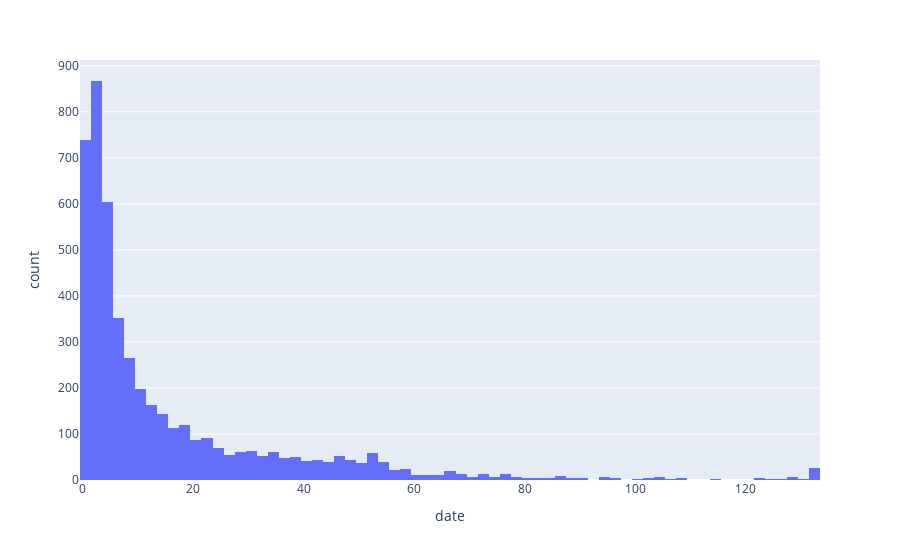

The notebook cell saved with this chart:
### Code cell
sig_stocks_count = sig_stocks.groupby("gvkey").count()

# plot
fig = px.histogram(sig_stocks_count, x="date", nbins=100)
fig.show()

### Figure 1 — Plotly figure (JSON) as saved in the notebook; plotly's stock layout.template omitted (floating-point values rounded to 4 significant figures; data arrays with more than 128 entries replaced by an {"elided": "..."} marker saying what was removed)
{"data": [{"alignmentgroup": "True", "bingroup": "x", "hovertemplate": "date=%{x}<br>count=%{y}<extra></extra>", "legendgroup": "", "marker": {"color": "#636efa", "pattern": {"shape": ""}}, "name": "", "nbinsx": 100, "offsetgroup": "", "orientation": "v", "showlegend": false, "type": "histogram", "x": {"elided": "4823 int values"}, "xaxis": "x", "yaxis": "y"}], "layout": {"barmode": "relative", "legend": {"tracegroupgap": 0}, "margin": {"t": 60}, "xaxis": {"anchor": "y", "domain": [0, 1], "title": {"text": "date"}}, "yaxis": {"anchor": "x", "domain": [0, 1], "title": {"text": "count"}}}}
